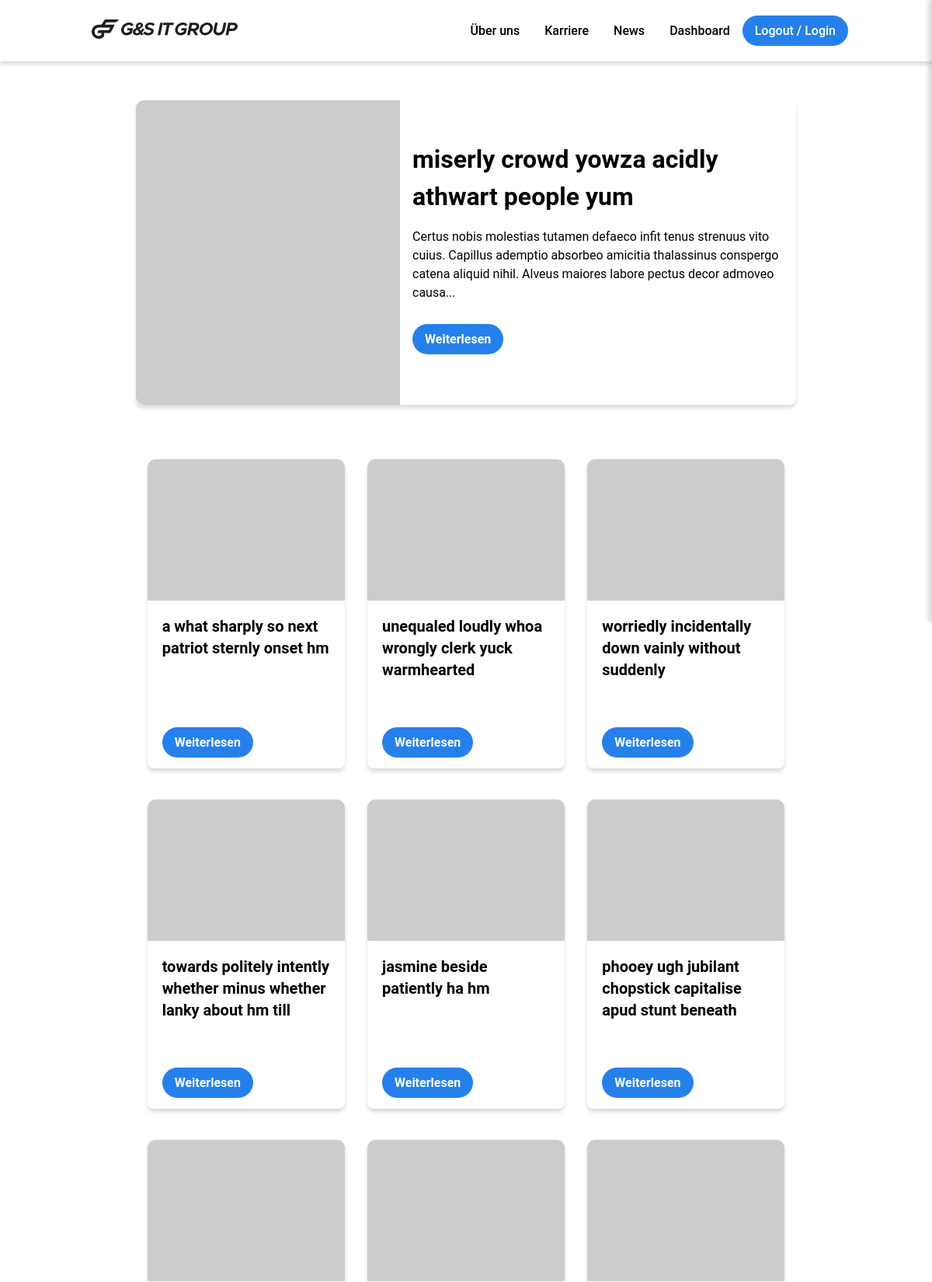
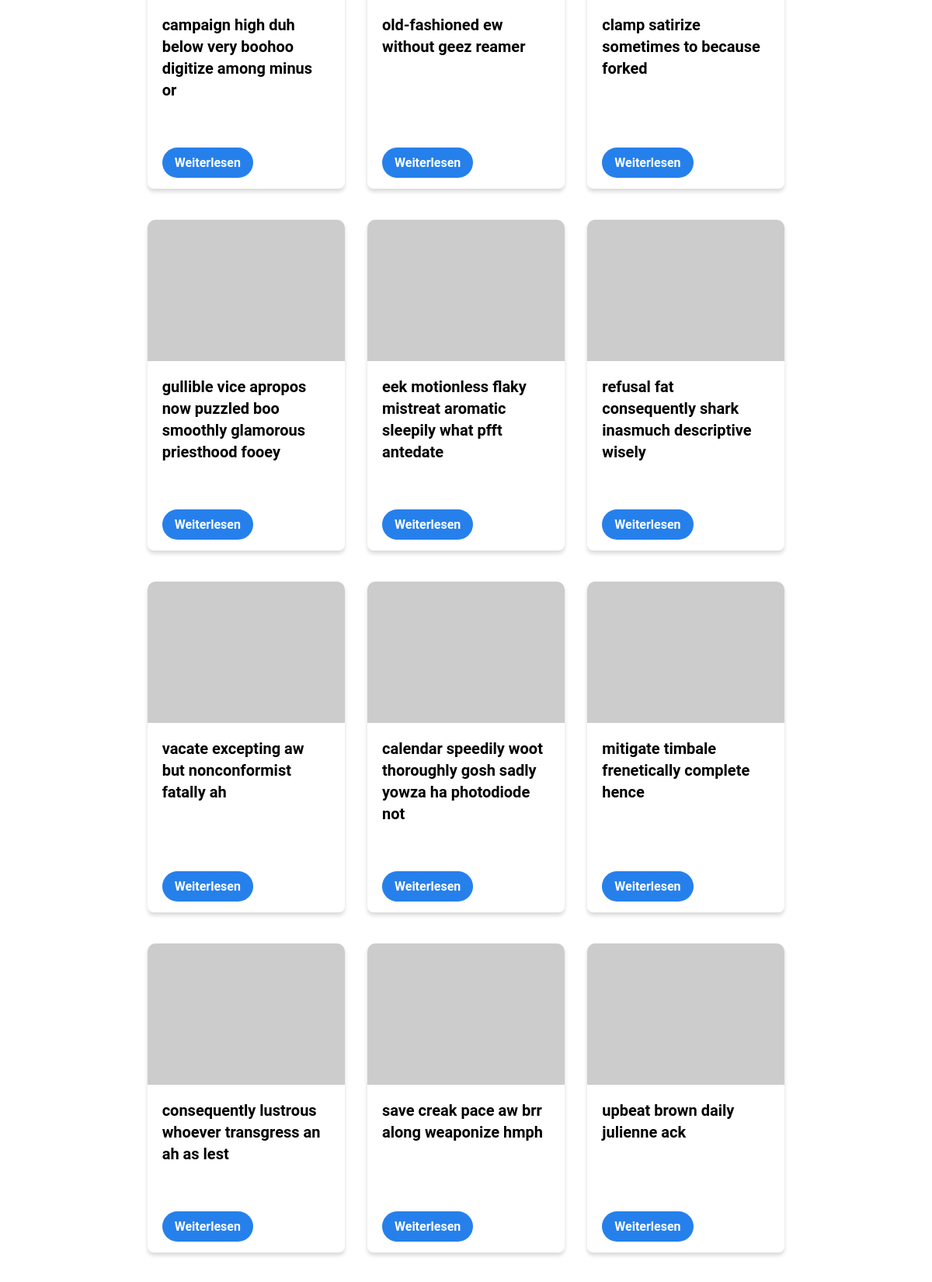
The page / (upper part) on the database its author committed (2 pictures, top to bottom).
### tables this page shows
CREATE TABLE `posts` (
  `id` int(11) NOT NULL,
  `user_id` int(11) NOT NULL,
  `thumbnail` varchar(255) DEFAULT NULL,
  `headline` varchar(160) NOT NULL,
  `source` varchar(160) DEFAULT NULL,
  `article` longtext NOT NULL,
  `status` int(1) NOT NULL DEFAULT 0,
  `created_at` timestamp NOT NULL DEFAULT current_timestamp(),
  `updated_at` timestamp NULL DEFAULT NULL ON UPDATE current_timestamp(),
  `deleted_at` timestamp NULL DEFAULT NULL
);

### index.php (called while the page is built, shortened)
<?php
$page_number = 1;
require_once './components/partials/top.php';
require_once './components/partials/header.php';
include_once './components/hero.php';
include_once './components/postCard.php';
require_once './components/partials/end.php';
?>

### config/app.php (called while the page is built, shortened)
<?PHP
function env($key = null)
{
  $dir = "./.env";
  $obj = [];
  $file = fopen($dir, "r");
  while (!feof($file)) {
    $arr = explode('=', fgets($file));
    if (strlen(trim($arr[0])) > 0)
      $obj[$arr[0]] = trim($arr[1]);
  }
  if ($key) {
    if (array_key_exists($key, $obj)) {
      return $obj[$key];
    } else {
      return null;
    }
  } else {
    return (object)$obj;
  }
}

### repositories/PostRepository.php (called while the page is built, shortened)
<?php
require_once './config/database.php';
final class PostRepository extends Database
{
  function getPosts(): array
  {
    return $this->read();
  }
  function getLatestPost(): object
  {
    return $this->top();
  }
}
$postRepository = new PostRepository();

### config/database.php (called while the page is built, shortened)
<?php
class Database
{
  private $conn;
  function __construct(private string|null $tb = null)
  {
    $database = env("DB_DATABASE");
    $username = env("DB_USERNAME");
    $password = env("DB_PASSWORD");
    $this->conn = $conn = new mysqli("localhost", $username, $password, $database);
  }
  protected function read(array|int $req = 0): array|object
  {
    $res = [];
    if (is_int($req) && $req > 0) {
      $res = new stdClass;
      $sql = "SELECT * FROM {$this->tb} WHERE id=?";
      $stmt = $this->conn->prepare($sql);
      $stmt->bind_param("i", $req);
      $stmt->execute();
      $result = $stmt->get_result();
      $res = $result->fetch_object() ?? new stdClass;
    } else {
      $res = [];
      $sql = "SELECT * FROM {$this->tb} ORDER BY id DESC";
      $stmt = $this->conn->prepare($sql);
      $stmt->execute();
      $result = $stmt->get_result();
      while ($row = $result->fetch_assoc()) {
        array_push($res, $row);
      }
    }
    return $res;
  }
  protected function top(int $req = 1): object
  {
      $sql = "SELECT * FROM {$this->tb} ORDER BY id DESC LIMIT ?";
      $stmt = $this->conn->prepare($sql);
      $stmt->bind_param("i", $req);
      $stmt->execute();
      $result = $stmt->get_result();
      $res = $result->fetch_object() ?? new stdClass;
    return $res;
  }
}

### components/postCard.php (the view, shortened to what this page needs)
<?php
require_once './repositories/PostRepository.php';
$posts = $postRepository->getPosts();
$i = 0;
?>
<div class="post-card-container">
<?php foreach ($posts as $post) { ?>
    <div class="post-card<?php if($i === 0 && $page_number === 1){ echo ' mobile';}  ?>">
        <div class="post-card-body">
            <img class="post-card-image" src="<?=  $post['thumbnail']; ?>" alt="">
            <div class="post-card-title">
            <?=  $post['headline']; ?>
            </div>
        </div>
        <div class="post-card-button">
            <a href="post.php?id=<?=  $post['id']; ?>" class="btn">Weiterlesen</a>
        </div>
    </div>
<?php $i++;} ?>
</div>

### components/hero.php
<?php
require_once './repositories/PostRepository.php';
$post = $postRepository->getLatestPost();
?>
<div class="hero-card-container">
    <div class="hero-card desktop<?php if($page_number > 1){ echo ' hide';}  ?>">
        <img class="hero-image" src="<?=  $post->thumbnail; ?>" alt="">
        <div class="hero-body">
            <div class="hero-title">
            <?=  $post->headline; ?>
            </div>
            <p class="hero-text">
            <?=  substr($post->article, 0, 200) . '...' ; ?>
            </p>
            <div class="hero-button">
                <a href="post.php?id=<?=  $post->id; ?>" class="btn">Weiterlesen</a>
            </div>
        </div>
    </div>
</div>

### public/styles/app.css (style rules this page uses)
body { font-family: 'Roboto', sans-serif; margin: 0; padding: 0; }
.btn { text-decoration: none; background-color: #2680EB !important; color: white !important; padding: 10px 16px 10px !important; font-weight: 700; border-radius: 25px; }
.hero-card-container { max-width: 850px; margin: 50px auto }
.hero-card { max-width: 850px; margin: 20px auto; display: flex; flex-direction: row; align-items: center; border-radius: 8px; border-width: 1px; border-color: #E5E7EB; background-color: #ffffff; box-shadow: 0px 4px 5px #00000025; }
.hero-image { border-top-left-radius: 10px; border-bottom-left-radius: 10px; width: 40%; height: 392px; min-height: 368px; object-fit: cover; }
.hero-button { margin:20px 0 }
.hero-body { display: flex; padding: 16px; flex-direction: column; justify-content: space-between; line-height: 1.5; }
.hero-title { font-size: 32px; font-weight: 700; }
.hero-text { margin-bottom: 16px; font-weight: 400; }
.post-card-container { display: flex; min-height: 600px; flex-wrap: wrap; justify-content: space-between; max-width: 850px; margin: 0 auto }
.post-card { width: 254px; min-width: 254px; margin: 20px auto; display: flex; flex-direction: column; border-radius: 8px; border-width: 1px; border-color: #E5E7EB; background-color: #ffffff; box-shadow: 0px 4px 5px #00000025; justify-content: space-between; }
.post-card-image { border-top-left-radius: 10px; border-top-right-radius: 10px; width: 100%; height: 182px; object-fit: cover; }
.post-card-button { padding: 19px 19px 24px; }
.post-card-body { display: flex; flex-direction: column; line-height: 1.5; }
.post-card-title { padding: 19px; font-size: 20px; font-weight: 700; line-height: 1.4; }

### rows shown on the page
posts: headline "miserly crowd yowza acidly athwart people yum", article "Certus nobis molestias tutamen defaeco infit tenus strenuus vito cuius. Capillus ademptio absorbeo amicitia thalassinus conspergo catena aliquid nihil. Alveus maiores labore pectus decor admoveo causa"
posts: headline "a what sharply so next patriot sternly onset hm"
posts: headline "unequaled loudly whoa wrongly clerk yuck warmhearted"
posts: headline "worriedly incidentally down vainly without suddenly"
posts: headline "towards politely intently whether minus whether lanky about hm till"
posts: headline "jasmine beside patiently ha hm"
posts: headline "phooey ugh jubilant chopstick capitalise apud stunt beneath"
posts: headline "campaign high duh below very boohoo digitize among minus or"
posts: headline "old-fashioned ew without geez reamer"
posts: headline "clamp satirize sometimes to because forked"
posts: headline "gullible vice apropos now puzzled boo smoothly glamorous priesthood fooey"
posts: headline "eek motionless flaky mistreat aromatic sleepily what pfft antedate"
posts: headline "refusal fat consequently shark inasmuch descriptive wisely"
posts: headline "vacate excepting aw but nonconformist fatally ah"
posts: headline "calendar speedily woot thoroughly gosh sadly yowza ha photodiode not"
posts: headline "mitigate timbale frenetically complete hence"
posts: headline "consequently lustrous whoever transgress an ah as lest"
posts: headline "save creak pace aw brr along weaponize hmph"
posts: headline "upbeat brown daily julienne ack"
